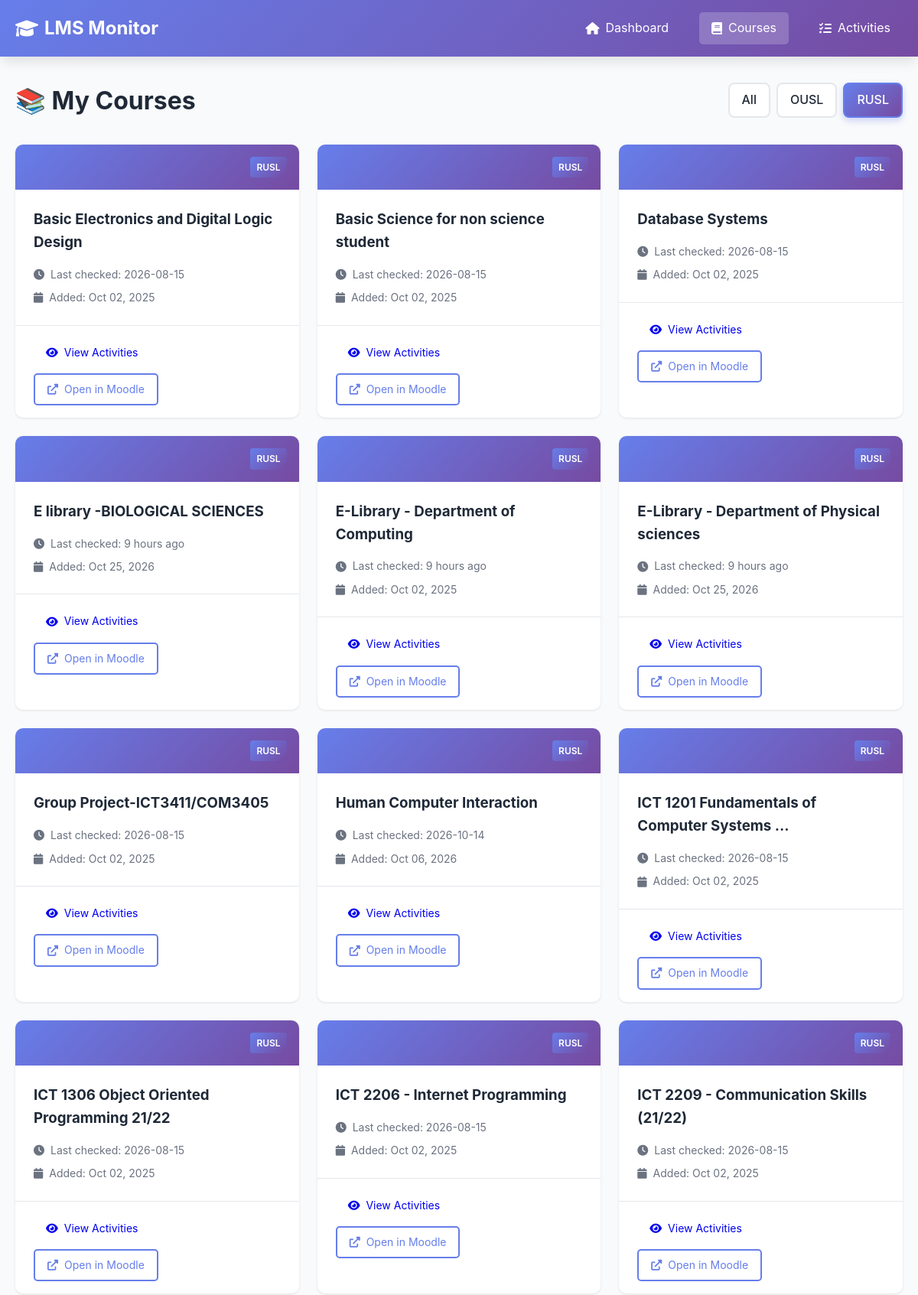
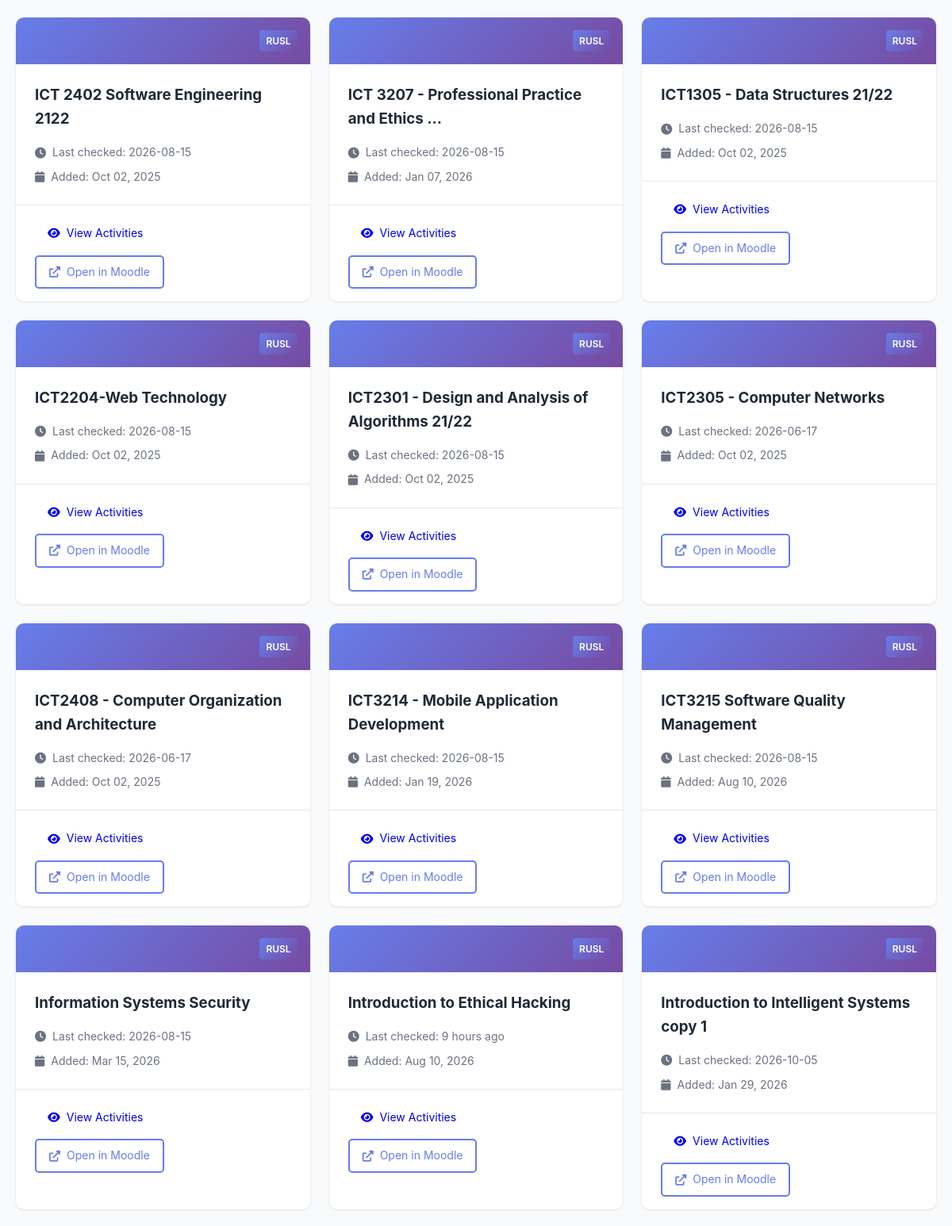
The page /courses?lms=RUSL (upper part) on the database as committed earlier (2 pictures, top to bottom).
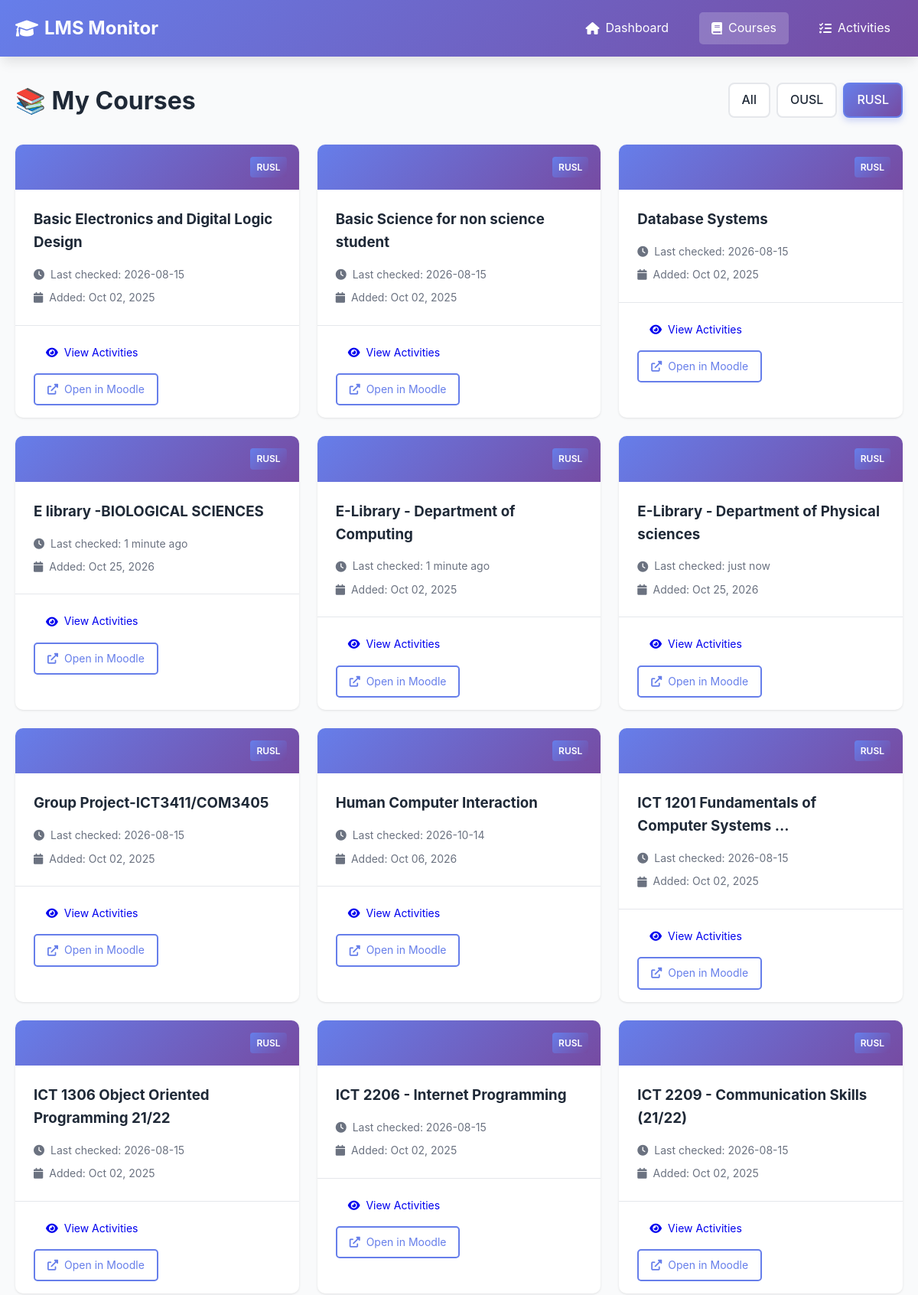
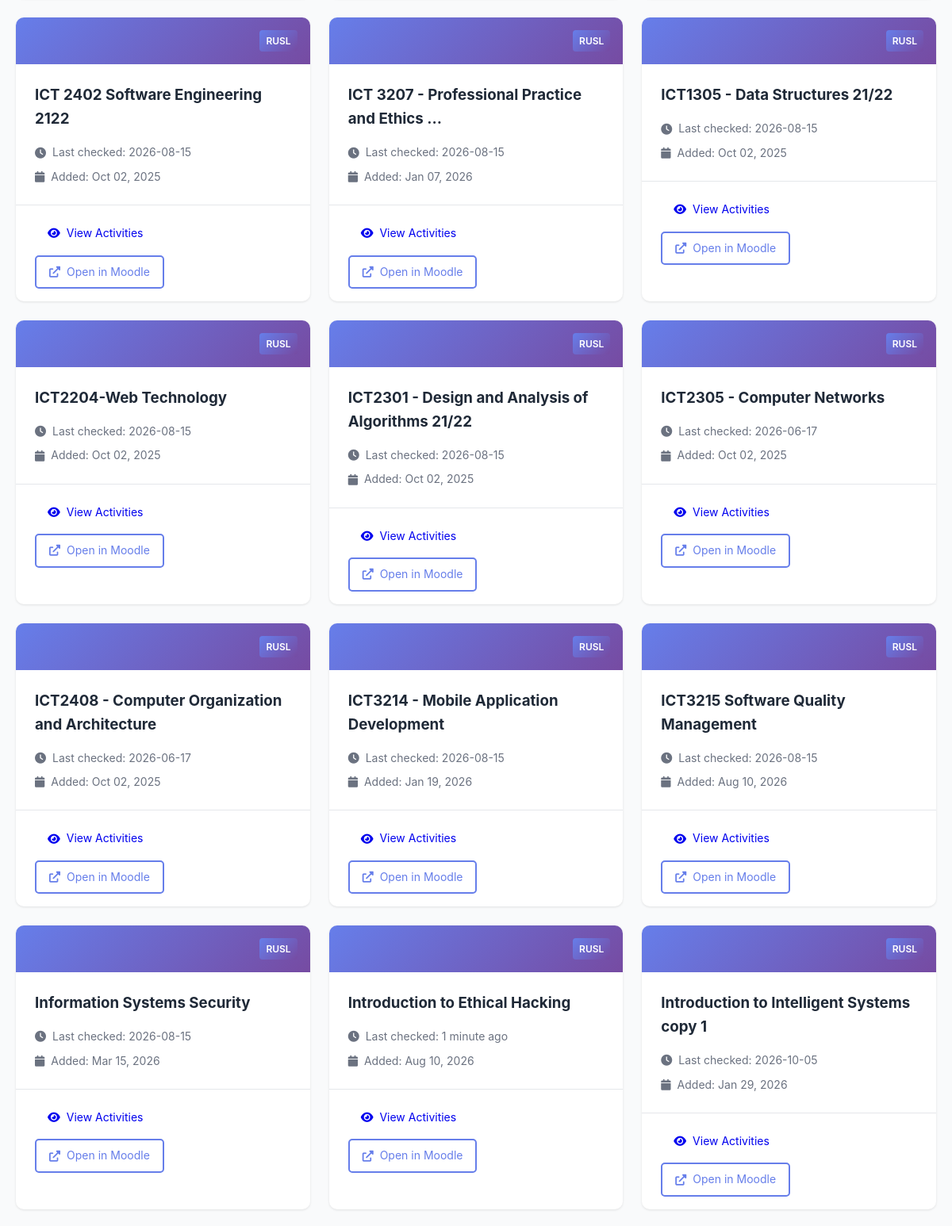
The same page on the database as committed later (2 pictures, top to bottom).
### tables this page shows
CREATE TABLE courses (
                id INTEGER PRIMARY KEY AUTOINCREMENT,
                course_id TEXT UNIQUE NOT NULL,
                lms_name TEXT NOT NULL,
                course_name TEXT NOT NULL,
                course_url TEXT,
                first_seen TIMESTAMP DEFAULT CURRENT_TIMESTAMP,
                last_checked TIMESTAMP DEFAULT CURRENT_TIMESTAMP
            );

### app.py (the view)
@app.route('/courses')
def courses():
    lms_filter = request.args.get('lms', None)
    courses_list = db.get_all_courses(lms_name=lms_filter)
    return render_template('courses.html', courses=courses_list, lms_filter=lms_filter)

### app.py (called while the page is built)
@app.template_filter('datetime')
def format_datetime(value, format='%Y-%m-%d %H:%M:%S'):
    if value is None:
        return ''
    if isinstance(value, str):
        try:
            value = datetime.fromisoformat(value.replace('Z', '+00:00'))
        except:
            return value
    if value.tzinfo is None:
        from datetime import timezone
        value = value.replace(tzinfo=timezone.utc)
    from datetime import timezone, timedelta
    colombo_tz = timezone(timedelta(hours=5, minutes=30))
    local_time = value.astimezone(colombo_tz)
    return local_time.strftime(format)

### database.py (called while the page is built)
    def get_connection(self):
        return sqlite3.connect(self.db_path)

    def get_all_courses(self, lms_name: str = None) -> List[Dict[str, Any]]:
        conn = self.get_connection()
        cursor = conn.cursor()
        if lms_name:
            cursor.execute("""
                SELECT course_id, lms_name, course_name, course_url, first_seen, last_checked
                FROM courses
                WHERE lms_name = ?
                ORDER BY course_name
            """, (lms_name,))
        else:
            cursor.execute("""
                SELECT course_id, lms_name, course_name, course_url, first_seen, last_checked
                FROM courses
                ORDER BY lms_name, course_name
            """)
        columns = [desc[0] for desc in cursor.description]
        courses = [dict(zip(columns, row)) for row in cursor.fetchall()]
        conn.close()
        return courses

### templates/courses.html (shortened to what this page needs)
{% extends "base.html" %}  {% block content %}
<div class="page-header">
  <h1>📚 My Courses</h1>
  <div class="filters">
    <a
      href="/courses"
      class="filter-btn {% if not lms_filter %}active{% endif %}"
      >All</a
    >
    <a
      href="/courses?lms=OUSL"
      class="filter-btn {% if lms_filter == 'OUSL' %}active{% endif %}"
      >OUSL</a
    >
    <a
      href="/courses?lms=RUSL"
      class="filter-btn {% if lms_filter == 'RUSL' %}active{% endif %}"
      >RUSL</a
    >
  </div>
</div>
{% if courses %}
<div class="courses-grid">
  {% for course in courses %}
  <div class="course-card">
    <div class="course-header">
      <div class="lms-badge">{{ course.lms_name }}</div>
    </div>
    <div class="course-body">
      <h3>{{ course.course_name }}</h3>
      <div class="course-meta">
        <p>
          <i class="fas fa-clock"></i> Last checked: {{
          course.last_checked|timeago }}
        </p>
        <p>
          <i class="fas fa-calendar"></i> Added: {{
          course.first_seen|datetime('%b %d, %Y') }}
        </p>
      </div>
    </div>
    <div class="course-footer">
      <a href="/course/{{ course.course_id }}" class="btn btn-small">
        <i class="fas fa-eye"></i> View Activities
      </a>
      {% if course.course_url %}
      <a
        href="{{ course.course_url }}"
        target="_blank"
        class="btn btn-small btn-outline"
      >
        <i class="fas fa-external-link-alt"></i> Open in Moodle
      </a>
      {% endif %}
    </div>
  </div>
  {% endfor %}
</div>
{% endif %} {% endblock %}

### templates/base.html (shortened to what this page needs)
<!DOCTYPE html>
<html lang="en">
  <head>
    <link
      rel="stylesheet"
      href="{{ url_for('static', filename='style.css') }}"
    />
    <link
      rel="stylesheet"
      href="https://cdnjs.cloudflare.com/ajax/libs/font-awesome/6.0.0/css/all.min.css"
    />
  </head>
  <body>
    <nav class="navbar">
      <div class="container">
        <div class="nav-brand">
          <i class="fas fa-graduation-cap"></i>
          <span>LMS Monitor</span>
        </div>
        <ul class="nav-menu">
          <li>
            <a
              href="/"
              class="{% if request.endpoint == 'index' %}active{% endif %}"
            >
              <i class="fas fa-home"></i> Dashboard
            </a>
          </li>
          <li>
            <a
              href="/courses"
              class="{% if request.endpoint == 'courses' %}active{% endif %}"
            >
              <i class="fas fa-book"></i> Courses
            </a>
          </li>
          <li>
            <a
              href="/activities"
              class="{% if request.endpoint == 'activities' %}active{% endif %}"
            >
              <i class="fas fa-tasks"></i> Activities
            </a>
          </li>
        </ul>
      </div>
    </nav>
    <main class="main-content">
      <div class="container">{% block content %}{% endblock %}</div>
    </main>
  </body>
</html>

### static/style.css (style rules this page uses)
:root { --primary-color: #667eea; --secondary-color: #764ba2; --accent-color: #f093fb; --success-color: #10b981; --danger-color: #ef4444; --warning-color: #f59e0b; --info-color: #3b82f6; --text-color: #1f2937; --text-light: #6b7280; --bg-color: #f9fafb; --card-bg: #ffffff; --border-color: #e5e7eb; --shadow: 0 1px 3px rgba(0, 0, 0, 0.1); --shadow-lg: 0 10px 15px -3px rgba(0, 0, 0, 0.1); }
* { margin: 0; padding: 0; box-sizing: border-box; }
body { font-family: -apple-system, BlinkMacSystemFont, "Segoe UI", Roboto, "Helvetica Neue", Arial, sans-serif; line-height: 1.6; color: var(--text-color); background-color: var(--bg-color); }
.container { max-width: 1200px; margin: 0 auto; padding: 0 20px; }
.navbar { background: linear-gradient( 135deg, var(--primary-color) 0%, var(--secondary-color) 100% ); color: white; padding: 1rem 0; box-shadow: var(--shadow-lg); }
.navbar .container { display: flex; justify-content: space-between; align-items: center; }
.nav-brand { font-size: 1.5rem; font-weight: bold; display: flex; align-items: center; gap: 0.5rem; }
.nav-menu { display: flex; list-style: none; gap: 1.5rem; }
.nav-menu a { color: white; text-decoration: none; padding: 0.5rem 1rem; border-radius: 5px; transition: background 0.3s; display: flex; align-items: center; gap: 0.5rem; }
.nav-menu a:hover, .nav-menu a.active { background: rgba(255, 255, 255, 0.2); }
.main-content { min-height: calc(100vh - 160px); padding: 2rem 0; }
.page-header { display: flex; justify-content: space-between; align-items: center; margin-bottom: 2rem; flex-wrap: wrap; gap: 1rem; }
.page-header h1 { font-size: 2rem; color: var(--text-color); }
.btn { padding: 0.75rem 1.5rem; border: none; border-radius: 5px; cursor: pointer; font-size: 1rem; text-decoration: none; display: inline-flex; align-items: center; gap: 0.5rem; transition: all 0.3s; }
.btn-small { padding: 0.5rem 1rem; font-size: 0.875rem; }
.btn-outline { background: transparent; border: 2px solid var(--primary-color); color: var(--primary-color); }
.lms-badge { background: var(--secondary-color); color: white; padding: 0.25rem 0.5rem; border-radius: 3px; font-size: 0.75rem; font-weight: 600; }
.courses-grid { display: grid; grid-template-columns: repeat(auto-fill, minmax(300px, 1fr)); gap: 1.5rem; }
.course-card { background: var(--card-bg); border-radius: 10px; box-shadow: var(--shadow); overflow: hidden; transition: transform 0.3s; }
.course-header { background: linear-gradient( 135deg, var(--primary-color) 0%, var(--secondary-color) 100% ); padding: 1rem; display: flex; justify-content: flex-end; }
.course-body { padding: 1.5rem; }
.course-body h3 { margin-bottom: 1rem; color: var(--text-color); }
.course-meta { display: flex; flex-direction: column; gap: 0.5rem; }
.course-meta p { color: var(--text-light); font-size: 0.875rem; display: flex; align-items: center; gap: 0.5rem; }
.course-footer { padding: 1rem 1.5rem; border-top: 1px solid var(--border-color); display: flex; gap: 0.5rem; flex-wrap: wrap; }
.filters { display: flex; gap: 0.5rem; }
.filters .filter-btn { padding: 0.5rem 1rem; border: 2px solid var(--border-color); background: var(--card-bg); color: var(--text-color); border-radius: 8px; text-decoration: none; transition: all 0.3s; font-weight: 500; display: inline-flex; align-items: center; justify-content: center; }
.filters .filter-btn.active { border-color: var(--primary-color); color: white; background: linear-gradient(135deg, var(--primary-color), var(--secondary-color)); box-shadow: 0 4px 8px rgba(102, 126, 234, 0.3); }
.lms-badge { display: inline-block; padding: 0.25rem 0.5rem; background: linear-gradient(135deg, #667eea, #764ba2); color: white; border-radius: 4px; font-size: 0.75rem; font-weight: 600; margin-left: 0.5rem; }

Rows that differ between the two databases and show on the page:
changed courses "E library -BIOLOGICAL SCIENCES": last_checked "9 hours ago" → "1 minute ago"
changed courses "E-Library - Department of Computing": last_checked "9 hours ago" → "1 minute ago"
changed courses "E-Library - Department of Physical sciences": last_checked "9 hours ago" → "just now"
changed courses "Introduction to Ethical Hacking": last_checked "9 hours ago" → "1 minute ago"
